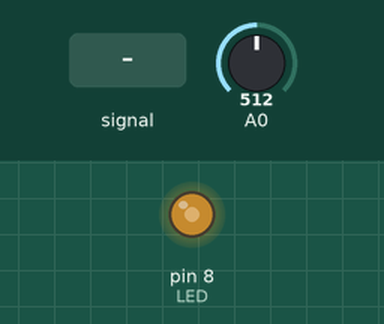
This sketch was run on a simulated Arduino Uno, built with avr-gcc and run on an emulated ATmega328P. On the bench: output pins drawn as LEDs (lit = HIGH). Inputs (shaded band) come from the test bench; at power-on: A0 = 512.

Above: at 1.2 s.
1.3 s: A0 fed a 1000 Hz sine of ±255 counts around its level
4.3 s: A0 set to 900
At 5.0 s:
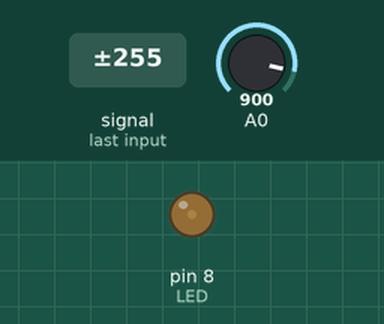
5.8 s: A0 set to 1023
At 6.7 s:
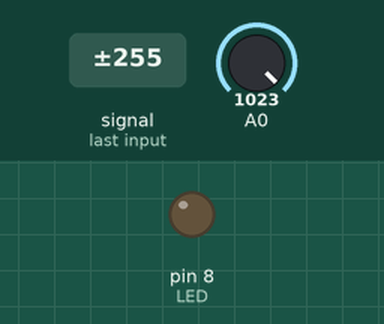
7.3 s: A0 set to 716
At 7.7 s:
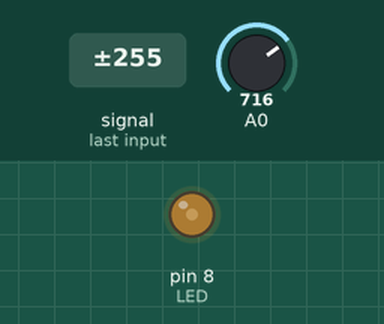
8.8 s: A0 fed a 2 Hz sine of ±306 counts around its level
At 8.96 s:
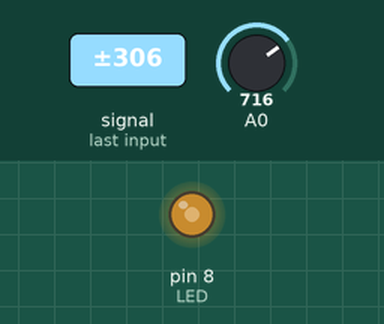
Timing chart, 0 to 12.8 s (numbered marks = the images above; inputs shaded):
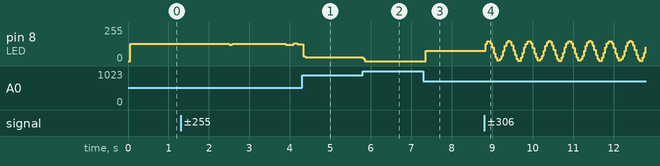

Measured:
- after the input at 4.3 s, pin 8 (LED): 126/255 → 30/255 at once
- after the input at 5.8 s, pin 8 (LED): 30/255 → 0/255 at once
- after the input at 7.3 s, pin 8 (LED): 0/255 → 76/255 after 0.05 s

The sketch:

bit-banging.ino
```cpp
volatile int duty = 0; // PWM duty cycle
volatile int counter = 0;


ISR(TIMER1_COMPA_vect) {
  counter++;
  if (counter >= 256) counter = 0; // reset counter
  if (counter < duty)
    PORTB |= (1 << PB0); // turn ON
  else
    PORTB &= ~(1 << PB0); // OFF
}

ISR(ADC_vect) {
  unsigned int temp = ADCL;
  temp |= (ADCH << 8); // combine high and low bytes

  duty = 255 - (temp / 4); // map 0-1023 to 255-0

  ADCSRA |= (1 << ADSC); // start next conversion
}


void setup()
{
  DDRB |= (1 << PB0); // set LED as output
  pinMode(A0, INPUT);


  noInterrupts();
  //timer1
  TCCR1A = 0;
  TCCR1B = 0;
  TCNT1 = 0;

  OCR1A = 62;
  TCCR1B |= (1 << WGM12); // CTC mode
  TCCR1B |= (1 << CS11); // prc = 8
  TIMSK1 |= (1 << OCIE1A); // timer1 compare interr enabling
  //adc
  ADMUX = (1 << REFS0); // Avcc as ref
  ADCSRA |= (1 << ADEN);  // enable ADC
  ADCSRA |= (1 << ADIE);  // enable ADC interrupt
  ADCSRA |= (1 << ADSC);  // start first conversion


  interrupts();
}

void loop() {}
```
